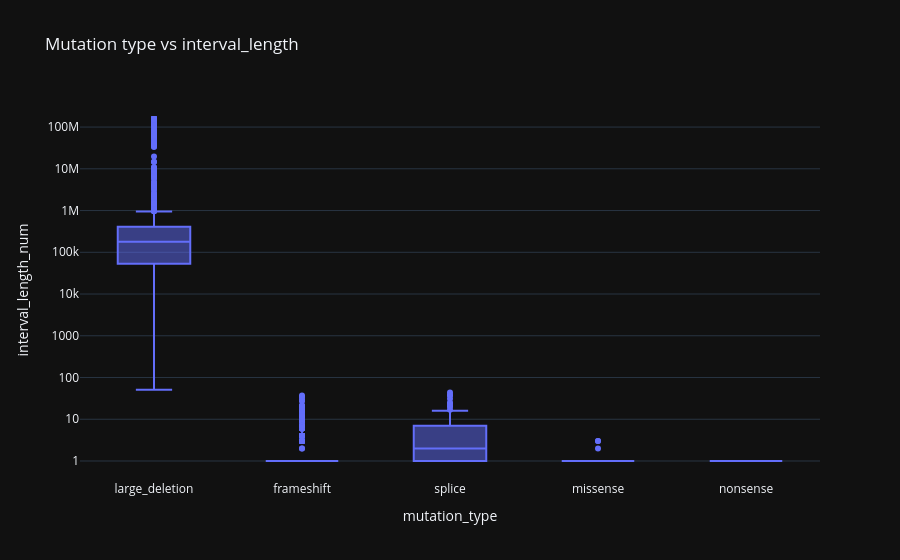

Write notebook code for a chart like this one.
### Markdown cell above
## 11. 📊 mutation_type vs interval_length

### Code cell
tmp = d[['mutation_type', 'interval_length_num']].dropna()
fig = px.box(tmp, x='mutation_type', y='interval_length_num', points='outliers', title='Mutation type vs interval_length')
fig.update_yaxes(type='log')
fig.show()

### Figure 1 — Plotly figure (JSON) as saved in the notebook; plotly's stock layout.template omitted (floating-point values rounded to 4 significant figures; data arrays with more than 128 entries replaced by an {"elided": "..."} marker saying what was removed)
{"data": [{"alignmentgroup": "True", "boxpoints": "outliers", "hovertemplate": "mutation_type=%{x}<br>interval_length_num=%{y}<extra></extra>", "legendgroup": "", "marker": {"color": "#636efa"}, "name": "", "notched": false, "offsetgroup": "", "orientation": "v", "showlegend": false, "x": {"elided": "2219 str values"}, "x0": " ", "xaxis": "x", "y": {"elided": "2219 float values"}, "y0": " ", "yaxis": "y", "type": "box"}], "layout": {"xaxis": {"anchor": "y", "domain": [0.0, 1.0], "title": {"text": "mutation_type"}}, "yaxis": {"anchor": "x", "domain": [0.0, 1.0], "title": {"text": "interval_length_num"}, "type": "log"}, "legend": {"tracegroupgap": 0}, "title": {"text": "Mutation type vs interval_length"}, "boxmode": "group"}}
